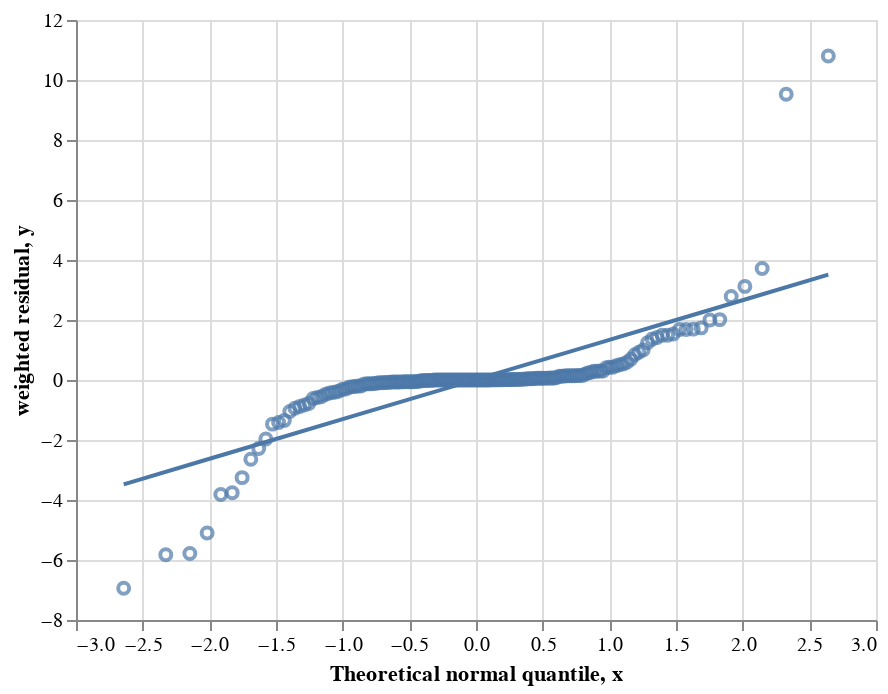

Source (notebook cell):
### Markdown cell above
The difference indicate that we did not manage to setup the model and measurements as the authors of the paper. We have fewer degrees of freedom, which can result from either fewer measurements or more independent parameters (fluxes, pool sizes etc.) to estimate in our model.

### Code cell
from incawrapper import visualization 
visualization.plot_norm_prob(res, interactive=True)

### Figure 1 — Vega-Lite specification as saved in the notebook (floating-point values rounded to 4 significant figures; data arrays with more than 128 entries replaced by an {"elided": "..."} marker saying what was removed)
{"config": {"view": {"continuousWidth": 400, "continuousHeight": 300}}, "layer": [{"data": {"name": "data-a44a554875e9e4e1a1eeed408664eeb0"}, "mark": "point", "encoding": {"tooltip": [{"field": "type", "type": "nominal"}, {"field": "id", "type": "nominal"}, {"field": "peak", "type": "nominal"}, {"field": "weighted residual", "type": "quantitative"}], "x": {"field": "Theoretical normal quantile", "type": "quantitative"}, "y": {"field": "weighted residual", "type": "quantitative"}}}, {"data": {"name": "data-f2d1eaf5412355231b96aef7011f2d1a"}, "mark": "line", "encoding": {"x": {"field": "x", "type": "quantitative"}, "y": {"field": "y", "type": "quantitative"}}}], "$schema": "https://vega.github.io/schema/vega-lite/v4.17.0.json", "datasets": {"data-a44a554875e9e4e1a1eeed408664eeb0": {"elided": "168 records"}, "data-f2d1eaf5412355231b96aef7011f2d1a": [{"x": -2.642, "y": -3.477}, {"x": -2.055, "y": -2.701}, {"x": -1.468, "y": -1.924}, {"x": -0.8808, "y": -1.148}, {"x": -0.2936, "y": -0.3715}, {"x": 0.2936, "y": 0.405}, {"x": 0.8808, "y": 1.181}, {"x": 1.468, "y": 1.958}, {"x": 2.055, "y": 2.734}, {"x": 2.642, "y": 3.511}]}}
